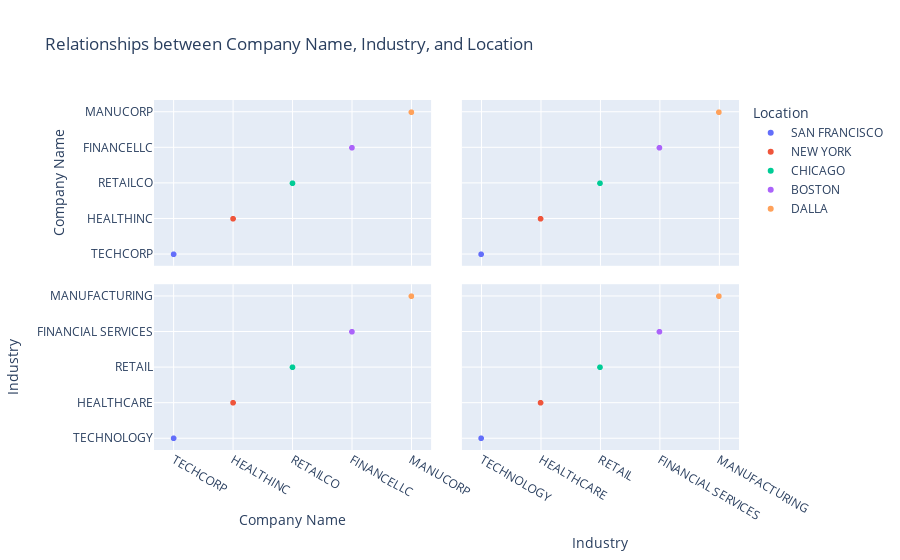

Notebook code cell kept with this figure:
### Code cell
fig_relationships.show()

### Figure 1 — Plotly figure (JSON) as saved in the notebook; plotly's stock layout.template omitted (floating-point values rounded to 4 significant figures)
{"data": [{"dimensions": [{"axis": {"matches": true}, "label": "Company Name", "values": ["TECHCORP"]}, {"axis": {"matches": true}, "label": "Industry", "values": ["TECHNOLOGY"]}], "hovertemplate": "Location=SAN FRANCISCO<br>%{xaxis.title.text}=%{x}<br>%{yaxis.title.text}=%{y}<extra></extra>", "legendgroup": "SAN FRANCISCO", "marker": {"color": "#636efa", "symbol": "circle"}, "name": "SAN FRANCISCO", "showlegend": true, "type": "splom"}, {"dimensions": [{"axis": {"matches": true}, "label": "Company Name", "values": ["HEALTHINC"]}, {"axis": {"matches": true}, "label": "Industry", "values": ["HEALTHCARE"]}], "hovertemplate": "Location=NEW YORK<br>%{xaxis.title.text}=%{x}<br>%{yaxis.title.text}=%{y}<extra></extra>", "legendgroup": "NEW YORK", "marker": {"color": "#EF553B", "symbol": "circle"}, "name": "NEW YORK", "showlegend": true, "type": "splom"}, {"dimensions": [{"axis": {"matches": true}, "label": "Company Name", "values": ["RETAILCO"]}, {"axis": {"matches": true}, "label": "Industry", "values": ["RETAIL"]}], "hovertemplate": "Location=CHICAGO<br>%{xaxis.title.text}=%{x}<br>%{yaxis.title.text}=%{y}<extra></extra>", "legendgroup": "CHICAGO", "marker": {"color": "#00cc96", "symbol": "circle"}, "name": "CHICAGO", "showlegend": true, "type": "splom"}, {"dimensions": [{"axis": {"matches": true}, "label": "Company Name", "values": ["FINANCELLC"]}, {"axis": {"matches": true}, "label": "Industry", "values": ["FINANCIAL SERVICES"]}], "hovertemplate": "Location=BOSTON<br>%{xaxis.title.text}=%{x}<br>%{yaxis.title.text}=%{y}<extra></extra>", "legendgroup": "BOSTON", "marker": {"color": "#ab63fa", "symbol": "circle"}, "name": "BOSTON", "showlegend": true, "type": "splom"}, {"dimensions": [{"axis": {"matches": true}, "label": "Company Name", "values": ["MANUCORP"]}, {"axis": {"matches": true}, "label": "Industry", "values": ["MANUFACTURING"]}], "hovertemplate": "Location=DALLA<br>%{xaxis.title.text}=%{x}<br>%{yaxis.title.text}=%{y}<extra></extra>", "legendgroup": "DALLA", "marker": {"color": "#FFA15A", "symbol": "circle"}, "name": "DALLA", "showlegend": true, "type": "splom"}], "layout": {"dragmode": "select", "legend": {"title": {"text": "Location"}, "tracegroupgap": 0}, "title": {"text": "Relationships between Company Name, Industry, and Location"}}}
